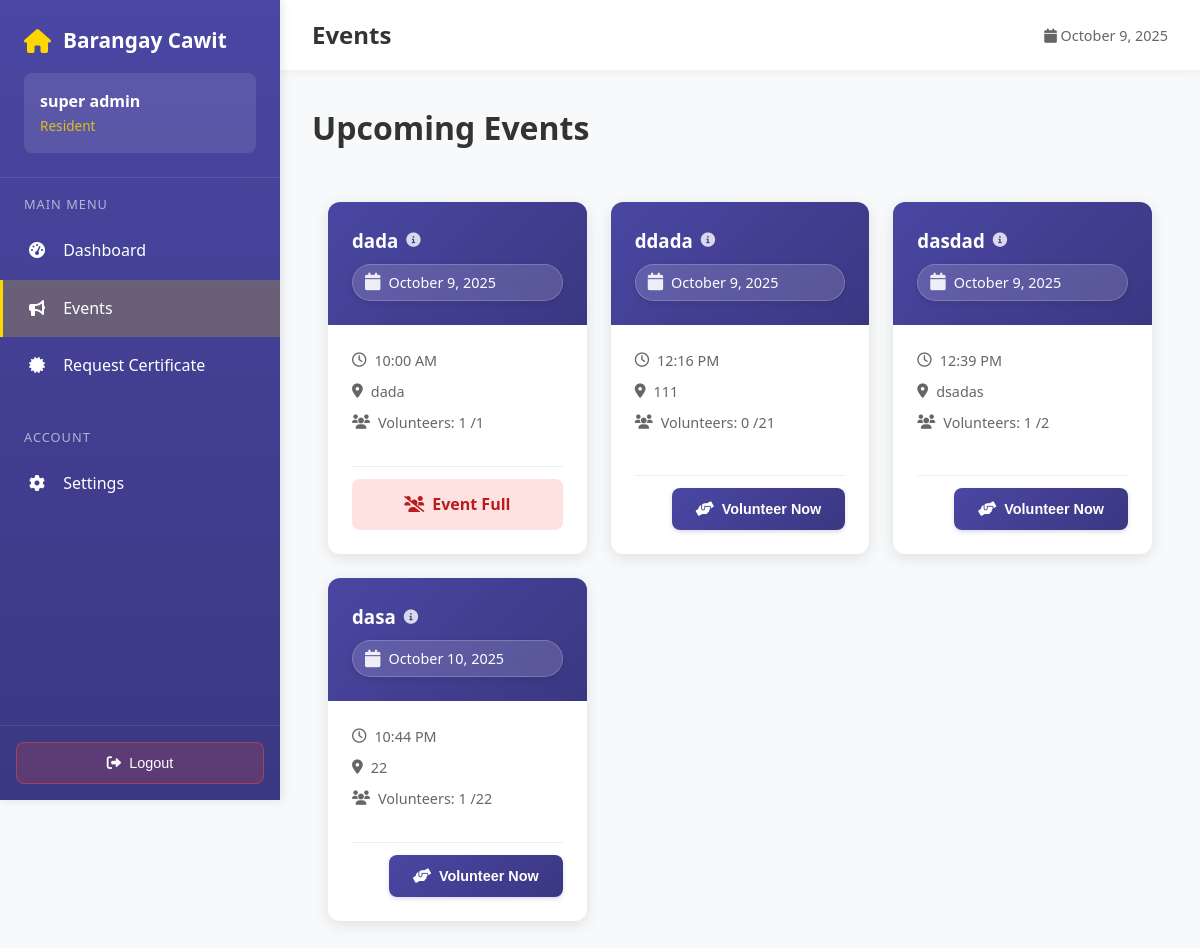
Page /resident/announcements.php (signed in) on the committed database.
### tables this page shows
CREATE TABLE `events` (
  `id` int(11) NOT NULL,
  `title` varchar(255) NOT NULL,
  `description` text DEFAULT NULL,
  `event_start_date` date NOT NULL,
  `event_end_date` date NOT NULL,
  `event_time` time DEFAULT NULL,
  `location` varchar(255) DEFAULT NULL,
  `needs_volunteers` tinyint(1) DEFAULT 0,
  `max_volunteers` int(11) DEFAULT 0,
  `created_by` int(11) DEFAULT NULL,
  `status` enum('upcoming','ongoing','completed','cancelled') DEFAULT 'upcoming',
  `created_at` timestamp NOT NULL DEFAULT current_timestamp(),
  `updated_at` timestamp NOT NULL DEFAULT current_timestamp() ON UPDATE current_timestamp()
);

### resident/announcements.php (the view, shortened to what this page needs)
<?php
require_once '../config.php';
$manila_tz = new DateTimeZone('Asia/Manila');
$current_user_id = isset($_SESSION['resident_id']) ? intval($_SESSION['resident_id']) : (isset($_SESSION['user_id']) ? intval($_SESSION['user_id']) : 0);
$per_page = 8;
$page = isset($_GET['page']) ? max(1, intval($_GET['page'])) : 1;
$count_query = "SELECT COUNT(*) as total FROM events e
    WHERE e.status = 'upcoming'
    AND e.event_start_date >= CURDATE()";
$count_result = mysqli_query($connection, $count_query);
$total_events = mysqli_fetch_assoc($count_result)['total'];
$total_pages = max(1, ceil($total_events / $per_page));
$page = min(max(1, $page), $total_pages);
$offset = ($page - 1) * $per_page;
$events_query = "SELECT
    e.*,
    u.full_name as created_by_name,
    COUNT(DISTINCT CASE WHEN vr.status = 'approved' THEN vr.id ELSE NULL END) as volunteer_count,
    SUM(CASE WHEN vr.status = 'pending' THEN 1 ELSE 0 END) as pending_count,
    v_user.id as user_registration_id,
    v_user.status as user_volunteer_status
FROM events e
LEFT JOIN users u ON e.created_by = u.id
LEFT JOIN volunteer_registrations vr ON vr.event_id = e.id
LEFT JOIN volunteer_registrations v_user ON v_user.event_id = e.id
    AND v_user.resident_id = {$current_user_id}
WHERE e.status = 'upcoming'
AND e.event_start_date >= CURDATE()
GROUP BY e.id
ORDER BY e.event_start_date ASC
LIMIT {$per_page} OFFSET {$offset}";
$result = mysqli_query($connection, $events_query);
$events = [];
if ($result) {
    $events = mysqli_fetch_all($result, MYSQLI_ASSOC);
}
?>
<!DOCTYPE html>
<html lang="en">
<head>
    <link href="https://cdnjs.cloudflare.com/ajax/libs/font-awesome/6.0.0/css/all.min.css" rel="stylesheet">
</head>
<body>
    <nav class="sidebar" id="sidebar">
        <div class="sidebar-header">
            <div class="sidebar-brand">
                <i class="fas fa-home"></i>
                Barangay Cawit
            </div>
            <div class="user-info">
                <div class="user-name"><?php echo htmlspecialchars($_SESSION['full_name'] ?? 'Resident'); ?></div>
                <div class="user-role">Resident</div>
            </div>
        </div>
        <div class="sidebar-nav">
            <div class="nav-section">
                <div class="nav-section-title">Main Menu</div>
                <a href="dashboard.php" class="nav-item">
                    <i class="fas fa-tachometer-alt"></i>
                    Dashboard
                </a>
                <a href="announcements.php" class="nav-item active">
                    <i class="fas fa-bullhorn"></i>
                    Events
                </a>
                <a href="request-certificate.php" class="nav-item">
                    <i class="fas fa-certificate"></i>
                    Request Certificate
                </a>
            </div>
            <div class="nav-section">
                <div class="nav-section-title">Account</div>
                <a href="settings.php" class="nav-item">
                    <i class="fas fa-cog"></i>
                    Settings
                </a>
            </div>
        </div>
        <div class="logout-section">
            <form action="../logout.php" method="POST" id="logoutForm" style="width: 100%;">
                <button type="button" class="logout-btn" onclick="handleLogout()">
                    <i class="fas fa-sign-out-alt"></i>
                    Logout
                </button>
            </form>
        </div>
    </nav>
    <div class="main-content">
        <div class="top-bar">
            <h1 class="page-title">Events</h1>
            <div style="display: flex; align-items: center; gap: 1rem;">
                <span style="color: #666; font-size: 0.9rem;">
                    <i class="fas fa-calendar"></i> <?php echo date('F j, Y'); ?>
                </span>
            </div>
        </div>
        <div class="content-area">
            <div class="dashboard-header">
                <h1 class="dashboard-title">Upcoming Events</h1>
            </div>
            <div class="container">
                <?php if (empty($events)): ?>
                    <div class="empty">
                        <i class="fas fa-calendar-times"></i>
                        <p>No events available at this time</p>
                        <p style="color: #888; font-size: 0.9rem; margin-top: 0.5rem;">
                            Check back later for new events and activities
                        </p>
                    </div>
                <?php else: ?>
                    <div class="events-grid">
                        <?php foreach ($events as $ev):
                            $evStartDt = false;
                            if (!empty($ev['event_start_date'])) {
                                try {
                                    $evStartDt = new DateTime($ev['event_start_date']);
                                    $evStartDt->setTimezone($manila_tz);
                                } catch (Exception $e) {
                                    $evStartDt = false;
                                }
                            }
                        ?>
                            <div class="event-card">
                                <div class="event-header">
                                    <div class="event-title-container">
                                        <h3 class="event-title"><?php echo htmlspecialchars($ev['title']); ?></h3>
                                        <i class="fas fa-info-circle info-icon"></i>
                                    </div>
                                    <div class="event-date">
                                        <i class="fas fa-calendar"></i>
                                        <?php
                                            if ($evStartDt instanceof DateTime) {
                                                echo $evStartDt->format('F j, Y');
                                            } else {
                                                echo htmlspecialchars($ev['event_start_date']);
                                            }
                                        ?>
                                    </div>
                                </div>
                                <div class="event-body">
                                    <div class="event-info">
                                        <?php if (!empty($ev['event_time'])): ?>
                                            <div class="event-info-item">
                                                <i class="far fa-clock"></i>
                                                <?php
                                                    $formatted_time = htmlspecialchars($ev['event_time']);
                                                    try {
                                                        $t = DateTime::createFromFormat('H:i:s', $ev['event_time'], $manila_tz)
                                                             ?: DateTime::createFromFormat('H:i', $ev['event_time'], $manila_tz)
                                                             ?: new DateTime($ev['event_time'], $manila_tz);
                                                        $t->setTimezone($manila_tz);
                                                        $formatted_time = $t->format('g:i A');
                                                    } catch (Exception $e) {
                                                    }
                                                    echo htmlspecialchars($formatted_time);
                                                ?>
                                            </div>
                                        <?php endif; ?>
                                        <?php if (!empty($ev['location'])): ?>
                                            <div class="event-info-item">
                                                <i class="fas fa-map-marker-alt"></i> <?php echo htmlspecialchars($ev['location']); ?>
                                            </div>
                                        <?php endif; ?>
                                        <div class="event-info-item">
                                            <i class="fas fa-users"></i>
                                            Volunteers: <?php echo intval($ev['volunteer_count']); ?>
                                            <?php if (!empty($ev['max_volunteers'])): ?> /<?php echo intval($ev['max_volunteers']); ?><?php endif; ?>
                                        </div>
                                    </div>
                                    <div class="event-actions">
                                        <?php
                                        $approved = intval($ev['volunteer_count']);
                                        $pending = intval($ev['pending_count'] ?? 0);
                                        $max_vol = !empty($ev['max_volunteers']) ? intval($ev['max_volunteers']) : 0;
                                        $is_full = ($max_vol > 0) && (($approved + $pending) >= $max_vol);
                                        $is_logged_in = isset($_SESSION['resident_id']) || isset($_SESSION['user_id']);
                                        $has_volunteered = !empty($ev['user_volunteer_status']);
                                        $attendance_enabled = false;
                                        if ($has_volunteered):
                                            if ($ev['user_volunteer_status'] === 'approved'): ?>
                                                <button
                                                    type="button"
                                                    class="btn-attendance"
                                                    <?php echo $attendance_enabled ? '' : 'disabled'; ?>
                                                    onclick="openAttendanceModal(<?php echo intval($ev['user_registration_id'] ?? 0); ?>, '<?php echo addslashes($ev['title']); ?>')">
                                                    <i class="fas fa-clipboard-check"></i>
                                                    Attendance
                                                </button>
                                            <?php elseif ($ev['user_volunteer_status'] === 'pending'): ?>
                                                <span class="volunteer-status pending">
                                                    <i class="fas fa-clock"></i> Request Pending
                                                </span>
                                            <?php elseif ($ev['user_volunteer_status'] === 'rejected'): ?>
                                                <span class="volunteer-status rejected">
                                                    <i class="fas fa-times-circle"></i> Request Rejected
                                                </span>
                                            <?php else: ?>
                                                <span class="volunteer-status">
                                                    <i class="fas fa-info-circle"></i> <?php echo htmlspecialchars($ev['user_volunteer_status']); ?>
                                                </span>
                                            <?php endif;
                                        else:
                                            if ($is_full): ?>
                                                <span class="volunteer-status full"><i class="fas fa-users-slash"></i> Event Full</span>
                                            <?php elseif ($is_logged_in): ?>
                                                <form method="POST" style="margin: 0;">
                                                    <button type="submit" class="btn-volunteer" onclick="return confirm('Are you sure you want to volunteer for this event?');">
                                                        <i class="fas fa-hands-helping"></i> Volunteer Now
                                                    </button>
                                                </form>
                                            <?php else: ?>
                                                <a href="../index.php?redirect=resident/announcements.php" class="btn-login">
                                                    <i class="fas fa-sign-in-alt"></i> Login to Join
                                                </a>
                                            <?php endif;
                                        endif;
                                         ?>
                                    </div>
                                </div>
                            </div>
                        <?php endforeach; ?>
                    </div>
                <?php endif; ?>
            </div>
        </div>
    </div>
</body>
</html>

### rows in the picture
events: title "dada", event_start_date "October 9, 2025", event_time "10:00 AM", location "dada", volunteer_count "1", max_volunteers "1", shows "Event Full"
events: title "ddada", event_start_date "October 9, 2025", event_time "12:16 PM", location "111", volunteer_count "0", max_volunteers "21"
events: title "dasdad", event_start_date "October 9, 2025", event_time "12:39 PM", location "dsadas", volunteer_count "1", max_volunteers "2"
events: title "dasa", event_start_date "October 10, 2025", event_time "10:44 PM", location "22", volunteer_count "1", max_volunteers "22"

### other values in the picture
$_SESSION['full_name'] "super admin"
